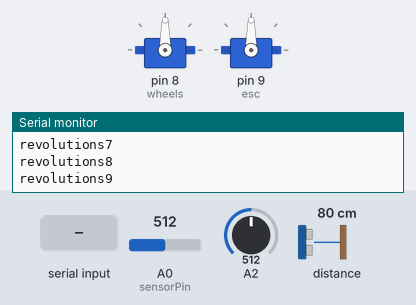
A sketch run on a simulated Arduino Uno, built with avr-gcc and run on an emulated ATmega328P. Shown: 2 × servo, the last lines printed to the serial monitor. Wiring (inferred from the names in the program): LIDAR-Lite range finder at I2C address 0x62. The inputs (shaded band) are chosen by the test bench; at power-on: A2 = 512, A0 (sensorPin) = 512, distance to the obstacle 80 cm.

Above: at 4.3 s.
4.4 s: A2 set to 323
5.9 s: A2 set to 299
At 7.1 s:
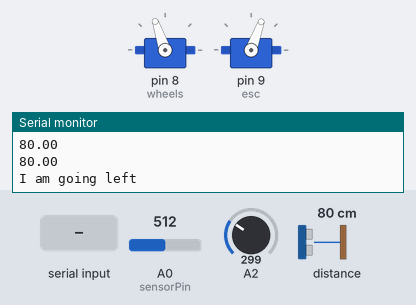
7.4 s: "s" received over the second serial link
At 8.1 s:
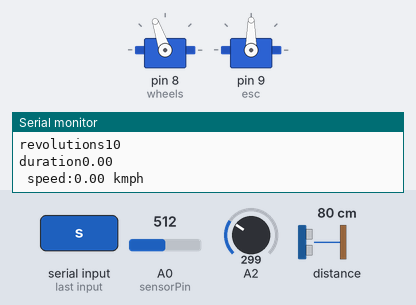
10.4 s: "a" received over the second serial link
At 11.1 s:
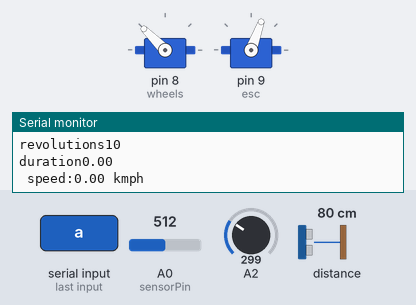
13.4 s: "d" received over the second serial link
At 14.4 s:
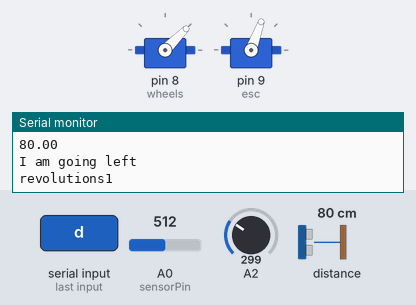
16.4 s: "z" received over the second serial link
At 17.6 s:
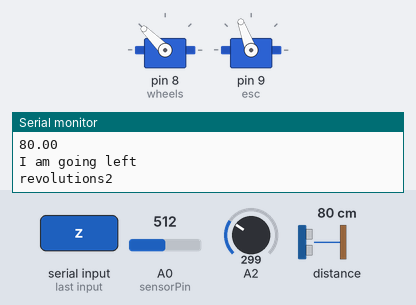
Timing chart, 0 to 19.9 s (numbered marks = the images above; inputs shaded):
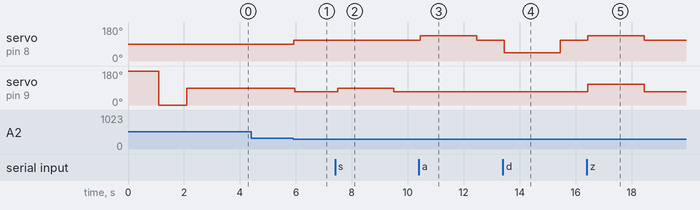

The sketch:

car_control_v1.ino
```cpp
/*
http://pulsedlight3d.com

This sketch demonstrates getting distance from multiple LIDAR-Lite sensors by enabling the Power Enable line of the sensor
to read from, and disabling the others.

It utilizes the 'Arduino I2C Master Library' from DSS Circuits:
http://www.dsscircuits.com/index.php/articles/66-arduino-i2c-master-library

You can find more information about installing libraries here:
http://arduino.cc/en/Guide/Libraries
*/
#include <Servo.h>
#include <I2C.h>
#include <math.h>
#include <PID_v1.h>
#include<SoftwareSerial.h>

#define    LIDARLite_ADDRESS     0x62          // Default I2C Address of LIDAR-Lite.
#define    RegisterMeasure       0x00          // Register to write to initiate ranging.
#define    MeasureValue          0x04          // Value to initiate ranging.
#define    RegisterHighLowB      0x8f          // Register to get both High and Low bytes in 1 call.
#define     THETA                60  //max degree
#define    Setpoint              80

SoftwareSerial XBee(2,3); //RX,TX
Servo wheels; // servo for turning the wheels
Servo esc; // not actually a servo, but controlled like one!
bool startup = true; // used to ensure startup only happens once
int startupDelay = 1000; // time to pause at each calibration step
double maxSpeedOffset = 45; // maximum speed magnitude, in servo 'degrees'
double maxWheelOffset = 85; // maximum wheel turn magnitude, in servo 'degrees'
int sensorPins[] = {4,6}; // Array of pins connected to the sensor Power Enable lines
int sensorPinsArraySize = 2; // The length of the array
int distanceA;
int distanceB;
//Define Variables we'll be connecting to
//double Setpoint, Input, Output;

//Define the aggressive and conservative Tuning Parameters
double aggKp=4, aggKi=0.2, aggKd=1;
double consKp=1, consKi=0, consKd=0.25;

//Motion Detect
int sensorPin = A0;    // select the input pin for the potentiometer
int sensorValue = 0;  // variable to store the value coming from the sensor
volatile byte revolutions;
unsigned int rpmilli;
float speed;
unsigned long timeold;

//Specify the links and initial tuning parameters
//PID myPID(&Input, &Output, &Setpoint, consKp, consKi, consKd, DIRECT);
void setup(){
  XBee.begin(9600);
  Serial.begin(9600); //Opens serial connection at 115200bps.
  I2c.begin(); // Opens & joins the irc bus as master
  delay(100); // Waits to make sure everything is powered up before sending or receiving data
  I2c.timeOut(50); // Sets a timeout to ensure no locking up of sketch if I2C communication fails

  for (int i = 0; i < sensorPinsArraySize; i++){
    pinMode(sensorPins[i], OUTPUT); // Pin to first LIDAR-Lite Power Enable line
//    Serial.print(sensorPins[i]);
  }

  wheels.attach(8); // initialize wheel servo to Digital IO Pin #8
  esc.attach(9); // initialize ESC to Digital IO Pin #9
  /*  If you're re-uploading code via USB while leaving the ESC powered on,
   *  you don't need to re-calibrate each time, and you can comment this part out.
   */
  calibrateESC();
  //myPID.SetMode(AUTOMATIC);

  //Motion Detect
  revolutions = 0;
  rpmilli = 0;
  timeold = 0;
}
/* Convert degree value to radians */
double degToRad(double degrees){
  return (degrees * 71) / 4068;
}


/* Convert radian value to degrees */
double radToDeg(double radians){
  return (radians * 4068) / 71;
}

/* Calibrate the ESC by sending a high signal, then a low, then middle.*/
void calibrateESC(){
    esc.write(180); // full backwards
    delay(startupDelay);
    esc.write(0); // full forwards
    delay(startupDelay);
    esc.write(90); // neutral
    delay(startupDelay);
    esc.write(90); // reset the ESC to neutral (non-moving) value
}

void loop(){
char command;
command = XBee.read();
if(command=='w'){
  esc.write(90);
  esc.write(70);
  delay(2000);
}
else if(command=='s'){
  esc.write(90);
    delay(2000);
}
else if(command=='a'){
  wheels.write(135);
  esc.write(90);
  esc.write(70);
    delay(2000);
}
else if(command=='d'){
  wheels.write(45);
  esc.write(90);
  esc.write(70);
    delay(2000);
}
else if(command=='z'){
  wheels.write(135);
  esc.write(90);
  esc.write(110);
    delay(2000);
}
else if(command=='c'){
  wheels.write(45);
  esc.write(90);
  esc.write(110);
    delay(2000);
}
else if(command=='x'){
  esc.write(90);
    delay(2000);
}
else{
 if(getDistance(2)>40){
   enableDisableSensor(4); // Turn on sensor attached to pin 1 and disable all others
 //  Serial.print("SensorA ");
 //  Serial.print(readDistance()); // Read Distance from Sensor
 //  Serial.println(""); // Print "." to separate readings
   distanceA=readDistance();

   enableDisableSensor(6); //Turn on sensor attached to pin 2 and disable all others
 //  Serial.print("SensorB ");
 //  Serial.print(readDistance()); // Read Distance from Sensor
 //  Serial.println(""); // Print "." to separate readings
   distanceB=readDistance();


    D_CAR((double)distanceA,(double)distanceB);
    esc.write(70); // full forwards
   }
    else if(abs(distanceA-distanceB)>20){
      esc.write(100);
      delay(1000);
     }
     else{
       esc.write(90);
     }
}
//Motion Detect
   if(disk_output() == 0)
   {
    revolutions++;
    Serial.print("revolutions");
     Serial.println(revolutions);
        if(revolutions >= 10)
          {
          rpm_fun();
          }
   }
}


double D_CAR(double a, double b){
  double w = 13.0; //width of the car
  double l = 27.0; //length of the car
  double c = ((a+b+w)/2);
  double __d = (l/(a-b));
  double __f = atan(__d);
  double g = sin(__f);
  double e = c*g; //distance to the wall from center of the car
  double gap1 = Setpoint-a;
  double gap2 = Setpoint-b;
  double gap = Setpoint -abs(e);
  double theta;
 //  Input = a;
  // myPID.SetTunings(consKp, consKi, consKd);
  // myPID.Compute();
  //Serial.println(Output);
  //Serial.println(__f);
  Serial.println(a);
  Serial.println(b);
  Serial.println();

//  if(a>200||b>200){
//
//  }
  if(abs(a-b)>20&&abs(a-b)<150){
    //Angle first
        if (__f < 0){  // The car is going right
    double orientation =  (180 + radToDeg(__f)-5);
    //Serial.print("Orientation : ");
    //Serial.println(orientation);
    double wheelwrite =  (orientation) ;
//    Serial.print("wheelwrite : ");
//    Serial.print(wheelwrite);
    wheels.write(wheelwrite) ;
    Serial.println("b");
    }

    if( __f > 0){
      double orientation = (radToDeg(__f)-5);
//      Serial.print("Orientation : ");
//      Serial.println(orientation);
      double wheelwrite = (orientation);
//      Serial.print("wheelwrite : ");
//      Serial.print(wheelwrite);
      wheels.write(wheelwrite) ;
      Serial.println("c");
      }
  }
  else if(abs(a-b)<20){ //distance first
   if (abs(gap)<5||abs(gap)<5){
    wheels.write(90);
    Serial.println("I'm goint straight");
  }
  else if(gap>0){
    if(abs(gap)>20){
      theta = THETA;
    }else{
      theta = (gap/20)*THETA;
    }
    wheels.write(90-theta);
    Serial.println("I am going right");
  }
  else if(gap<0){
    if(abs(gap)>20){
      theta = THETA;
    }else{
      theta = (abs(gap)/20)*THETA;
    }
    wheels.write(90+theta);
    Serial.println("I am going left");
  }
  }
else{
  wheels.write(90);
}

//  if (abs(e)<5||abs(e)<5){
//    wheels.write(90);
//    Serial.println("I'm goint straight");
//  }
//  else if(gap1>0&&abs(gap1)>15){//Let the car go right
//    if(Output>50){
//      wheels.write(45);
//    }
//    else{
//       wheels.write(90-Output);
//    }
//      Serial.println("I'm goint right");
//   }
//  else if(gap1<0&&abs(gap1)>15){
//    if(Output>50){
//      wheels.write(135);
//    }else{
//      wheels.write(90+Output);
//    }
//      Serial.println("I'm goint left");
//   }
//   else{
//    if(abs(b-a)<5){
//      wheels.write(90);
//      Serial.println("a");
//    }
//    if (__f < 0){  // The car is going right
//    double orientation =  (180 + radToDeg(__f)-5);
//    //Serial.print("Orientation : ");
//    //Serial.println(orientation);
//    double wheelwrite =  (orientation) ;
////    Serial.print("wheelwrite : ");
////    Serial.print(wheelwrite);
//    wheels.write(wheelwrite) ;
//    Serial.println("b");
//    }
//
//    if( __f > 0){
//      double orientation = (radToDeg(__f)-5);
////      Serial.print("Orientation : ");
////      Serial.println(orientation);
//      double wheelwrite = (orientation);
////      Serial.print("wheelwrite : ");
////      Serial.print(wheelwrite);
//      wheels.write(wheelwrite) ;
//      Serial.println("c");
//      }
//    }
}


void enableDisableSensor(int sensorPin){
  for (int i = 0; i < sensorPinsArraySize; i++){
      digitalWrite(sensorPins[i], LOW); // Turn off all sensors
  }
  digitalWrite(sensorPin, HIGH); // Turn on the selected sensor
  delay(1); // The sensor takes 1msec to wake
}

int readDistance(){
  uint8_t nackack = 100; // Setup variable to hold ACK/NACK resopnses
  while (nackack != 0){ // While NACK keep going (i.e. continue polling until sucess message (ACK) is received )
    nackack = I2c.write(LIDARLite_ADDRESS,RegisterMeasure, MeasureValue); // Write 0x04 to 0x00
    delay(1); // Wait 1 ms to prevent overpolling
  }

  byte distanceArray[2]; // array to store distance bytes from read function

  // Read 2byte distance from register 0x8f
  nackack = 100; // Setup variable to hold ACK/NACK resopnses
  while (nackack != 0){ // While NACK keep going (i.e. continue polling until sucess message (ACK) is received )
    nackack = I2c.read(LIDARLite_ADDRESS,RegisterHighLowB, 2, distanceArray); // Read 2 Bytes from LIDAR-Lite Address and store in array
    delay(1); // Wait 1 ms to prevent overpolling
  }
  int distance = (distanceArray[0] << 8) + distanceArray[1];  // Shift high byte [0] 8 to the left and add low byte [1] to create 16-bit int

  return distance;   // Print Sensor Name & Distance

}

double getDistance(int pinNum){
  double d;
  int RawADC = analogRead(pinNum);
  double RawADC_do = (double)RawADC;
  double Raw = (5.0/1023)*RawADC;
//  Serial.print("Input: ");
//  Serial.print(Raw);
//  Serial.println(" V");
  if(Raw<1.25){
  //   double distance = exp(8.5841-log(RawADC_do));
  //   double distance_cm= 2.54*distance;
 //    return distance_cm;
    d = 509.6*exp((-4.652)*Raw)+118.6*exp((-0.7075)*Raw);
    return d;
  }
  else if(1.25<=Raw<=2.0){
    d = (Raw-0.25)/50;
    return (1.0/d);
  }
  else if(2.0<Raw<2.52){
    d = (Raw-0.99053)/30.59;
    return (1.0/d);
  }
  else if(Raw>=2.52){
    d = (Raw-1.7555)/15.29;
    return ((1.0/d));
  }
}

void rpm_fun(){

    //Update RPM every 20 counts, increase this for better RPM resolution,
    //decrease for faster update
    double duration = (millis() - timeold)/1000 ;

    rpmilli = (60 /duration) * revolutions ;
      Serial.print("duration");
     Serial.println(duration);
    timeold = millis();
    revolutions = 0;

    Serial.print(" speed:");
    Serial.print(rpmilli * 0.026);
    Serial.println(" kmph");
    String message_speed = String(rpmilli*0.026);
    String mymessage = String(message_speed+" kmph");
    XBee.print(mymessage);
}

int disk_output(){
 // read the value from the sensor:
  sensorValue = analogRead(sensorPin);


  if(sensorValue > 600 ){
    return 1;
  }
  else{
    return 0;
  }
//Serial.print ("Opto returning: ");
//Serial.println(sensorValue);
delay(100);

}
```

I2C.h
```cpp
// (licence header left out)
#if(ARDUINO >= 100)
#include <Arduino.h>
#else
#include <WProgram.h>
#endif

#include <inttypes.h>

#ifndef I2C_h
#define I2C_h


#define START           0x08
#define REPEATED_START  0x10
#define MT_SLA_ACK	0x18
#define MT_SLA_NACK	0x20
#define MT_DATA_ACK     0x28
#define MT_DATA_NACK    0x30
#define MR_SLA_ACK	0x40
#define MR_SLA_NACK	0x48
#define MR_DATA_ACK     0x50
#define MR_DATA_NACK    0x58
#define LOST_ARBTRTN    0x38
#define TWI_STATUS      (TWSR & 0xF8)
#define SLA_W(address)  (address << 1)
#define SLA_R(address)  ((address << 1) + 0x01)
#define cbi(sfr, bit)   (_SFR_BYTE(sfr) &= ~_BV(bit))
#define sbi(sfr, bit)   (_SFR_BYTE(sfr) |= _BV(bit))

#define MAX_BUFFER_SIZE 32


class I2C
{
  public:
    I2C();
    void begin();
    void end();
    void timeOut(uint16_t);
    void setSpeed(uint8_t);
    void pullup(uint8_t);
    void scan();
    uint8_t available();
    uint8_t receive();
    uint8_t write(uint8_t, uint8_t);
    uint8_t write(int, int);
    uint8_t write(uint8_t, uint8_t, uint8_t);
    uint8_t write(int, int, int);
    uint8_t write(uint8_t, uint8_t, char*);
    uint8_t write(uint8_t, uint8_t, uint8_t*, uint8_t);
    uint8_t read(uint8_t, uint8_t);
    uint8_t read(int, int);
    uint8_t read(uint8_t, uint8_t, uint8_t);
    uint8_t read(int, int, int);
    uint8_t read(uint8_t, uint8_t, uint8_t*);
    uint8_t read(uint8_t, uint8_t, uint8_t, uint8_t*);


  private:
    uint8_t start();
    uint8_t sendAddress(uint8_t);
    uint8_t sendByte(uint8_t);
    uint8_t receiveByte(uint8_t);
    uint8_t stop();
    void lockUp();
    uint8_t returnStatus;
    uint8_t nack;
    uint8_t data[MAX_BUFFER_SIZE];
    static uint8_t bytesAvailable;
    static uint8_t bufferIndex;
    static uint8_t totalBytes;
    static uint16_t timeOutDelay;

};

extern I2C I2c;

#endif
```

Measured:
- the behaviour switches between 307 and 306 on A2 (found by bisection; images 0 and 1)
- after the input at 5.9 s, servo on pin 8 (wheels): 90° → 109° at once; servo on pin 9 (esc): 90° → 70° after 0.06 s
- after the input at 7.4 s, servo on pin 9 (esc): 70° → 90° after 0.09 s, → 70° 2.0 s later
- after the input at 10.4 s, servo on pin 8 (wheels): 109° → 135° after 0.05 s, → 109° 2.0 s later
- after the input at 13.4 s, servo on pin 8 (wheels): 109° → 45° at once, → 109° 2.0 s later
- after the input at 16.4 s, servo on pin 8 (wheels): 109° → 135° at once, → 109° 2.0 s later; servo on pin 9 (esc): 70° → 110° at once, → 70° 2.0 s later
